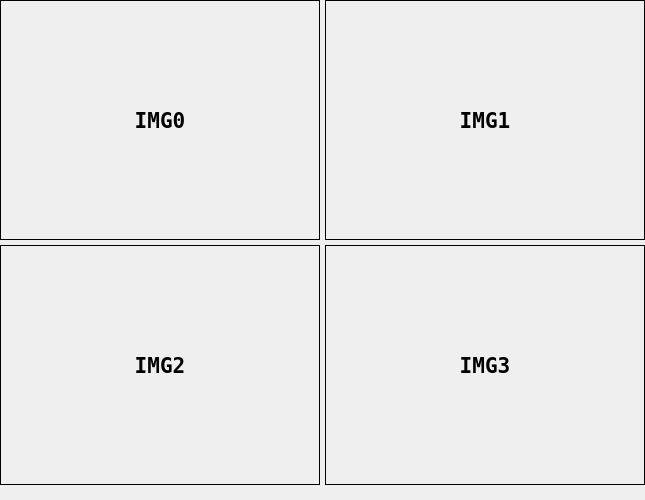
<?xml version="1.0" encoding="UTF-8"?>
<ui version="4.0">
 <class>MainWindow</class>
 <widget class="QMainWindow" name="MainWindow">
  <property name="geometry">
   <rect>
    <x>0</x>
    <y>0</y>
    <width>645</width>
    <height>500</height>
   </rect>
  </property>
  <property name="font">
   <font>
    <family>Bitstream Vera Sans Mono</family>
    <pointsize>9</pointsize>
    <weight>50</weight>
    <bold>false</bold>
   </font>
  </property>
  <property name="windowTitle">
   <string>Arducam Rpi Multi Cameras Show</string>
  </property>
  <property name="documentMode">
   <bool>false</bool>
  </property>
  <widget class="QWidget" name="centralwidget">
   <property name="maximumSize">
    <size>
     <width>968</width>
     <height>650</height>
    </size>
   </property>
   <widget class="QLabel" name="label_img0">
    <property name="geometry">
     <rect>
      <x>0</x>
      <y>0</y>
      <width>320</width>
      <height>240</height>
     </rect>
    </property>
    <property name="font">
     <font>
      <pointsize>16</pointsize>
      <weight>75</weight>
      <bold>true</bold>
     </font>
    </property>
    <property name="cursor">
     <cursorShape>CrossCursor</cursorShape>
    </property>
    <property name="mouseTracking">
     <bool>true</bool>
    </property>
    <property name="frameShape">
     <enum>QFrame::Box</enum>
    </property>
    <property name="frameShadow">
     <enum>QFrame::Plain</enum>
    </property>
    
    <property name="text">
     <string>IMG0</string>
    </property>
    <property name="scaledContents">
     <bool>true</bool>
    </property>
    <property name="alignment">
     <set>Qt::AlignCenter</set>
    </property>
   </widget>
   <widget class="QLabel" name="label_img1">
    <property name="geometry">
     <rect>
      <x>325</x>
      <y>0</y>
      <width>320</width>
      <height>240</height>
     </rect>
    </property>
    <property name="font">
     <font>
      <pointsize>16</pointsize>
      <weight>75</weight>
      <bold>true</bold>
     </font>
    </property>
    <property name="cursor">
     <cursorShape>ForbiddenCursor</cursorShape>
    </property>
    <property name="mouseTracking">
     <bool>true</bool>
    </property>
    <property name="frameShape">
     <enum>QFrame::Box</enum>
    </property>
    <property name="text">
     <string>IMG1</string>
    </property>
    <property name="scaledContents">
     <bool>true</bool>
    </property>
    <property name="alignment">
     <set>Qt::AlignCenter</set>
    </property>
   </widget>
   <widget class="QLabel" name="label_img2">
    <property name="geometry">
     <rect>
      <x>0</x>
      <y>245</y>
      <width>320</width>
      <height>240</height>
     </rect>
    </property>
    <property name="font">
     <font>
      <pointsize>16</pointsize>
      <weight>75</weight>
      <bold>true</bold>
     </font>
    </property>
    <property name="cursor">
     <cursorShape>ForbiddenCursor</cursorShape>
    </property>
    <property name="mouseTracking">
     <bool>true</bool>
    </property>
    <property name="frameShape">
     <enum>QFrame::Box</enum>
    </property>
    <property name="text">
     <string>IMG2</string>
    </property>
    <property name="scaledContents">
     <bool>true</bool>
    </property>
    <property name="alignment">
     <set>Qt::AlignCenter</set>
    </property>
   </widget>
   <widget class="QLabel" name="label_img3">
    <property name="geometry">
     <rect>
      <x>325</x>
      <y>245</y>
      <width>320</width>
      <height>240</height>
     </rect>
    </property>
    <property name="sizePolicy">
     <sizepolicy hsizetype="Preferred" vsizetype="Preferred">
      <horstretch>0</horstretch>
      <verstretch>5</verstretch>
     </sizepolicy>
    </property>
    <property name="font">
     <font>
      <pointsize>16</pointsize>
      <weight>75</weight>
      <bold>true</bold>
     </font>
    </property>
    <property name="cursor">
     <cursorShape>ForbiddenCursor</cursorShape>
    </property>
    <property name="mouseTracking">
     <bool>true</bool>
    </property>
    <property name="frameShape">
     <enum>QFrame::Box</enum>
    </property>
    <property name="text">
     <string>IMG3</string>
    </property>
    <property name="scaledContents">
     <bool>true</bool>
    </property>
    <property name="alignment">
     <set>Qt::AlignCenter</set>
    </property>
   </widget>
  </widget>
  <widget class="QMenuBar" name="menubar">
   <property name="geometry">
    <rect>
     <x>0</x>
     <y>0</y>
     <width>645</width>
     <height>14</height>
    </rect>
   </property>
   <widget class="QMenu" name="menu_file">
    <property name="title">
     <string>file</string>
    </property>
   </widget>
   <widget class="QMenu" name="menu_ctrl">
    <property name="title">
     <string>ctrl</string>
    </property>
   </widget>
   <widget class="QMenu" name="menuinfo">
    <property name="title">
     <string>info</string>
    </property>
    <addaction name="actionabout"/>
   </widget>
  
  </widget>
  <action name="actionabout">
   <property name="text">
    <string>about</string>
   </property>
  </action>
 </widget>
 <resources/>
 <connections/>
</ui>
